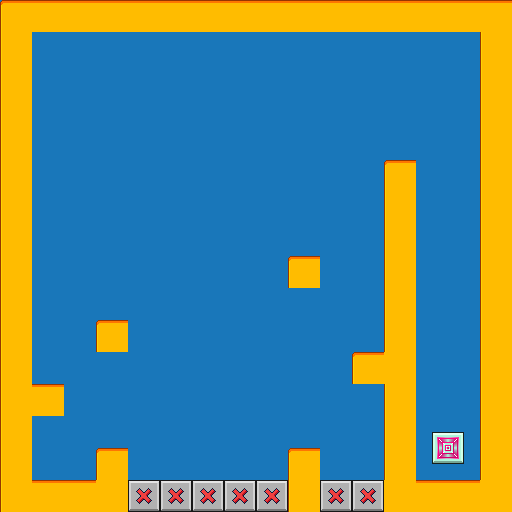

This game map was drawn from its Tiled (.tmx) file and the tilesets committed beside it. A one-line description and the full map source follow:
An orthogonal 16x16 tile map with 32x32 px tiles, 2 tile layers (background, foreground), 4 tilesets and 16 objects.

<map version="1.10" tiledversion="1.10.2" orientation="orthogonal" renderorder="right-down" width="16" height="16" tilewidth="32" tileheight="32" infinite="0" nextlayerid="7" nextobjectid="25">
 <editorsettings>
  <export target="../map_4.lua" format="lua" />
 </editorsettings>
 <tileset firstgid="1" name="dark-bluegrey" tilewidth="32" tileheight="32" tilecount="36" columns="6">
  <image source="../../sprites/dark-bluegrey.png" width="192" height="192" />
 </tileset>
 <tileset firstgid="37" name="light-gold" tilewidth="32" tileheight="32" tilecount="36" columns="6">
  <image source="../../sprites/light-gold.png" width="192" height="192" />
 </tileset>
 <tileset firstgid="73" name="exit_block" tilewidth="32" tileheight="32" tilecount="9" columns="3">
  <image source="../../sprites/exit_block.png" width="96" height="96" />
 </tileset>
 <tileset firstgid="82" name="death_block" tilewidth="32" tileheight="32" tilecount="9" columns="3">
  <image source="../../sprites/death_block.png" width="96" height="96" />
 </tileset>
 <layer id="1" name="background" width="16" height="16">
  <data encoding="csv">
22,22,22,22,22,22,22,22,22,22,22,22,22,22,22,22,
22,22,22,22,22,22,22,22,22,22,22,22,22,22,22,22,
22,22,22,22,22,22,22,22,22,22,22,22,22,22,22,22,
22,22,22,22,22,22,22,22,22,22,22,22,22,22,22,22,
22,22,22,22,22,22,22,22,22,22,22,22,22,22,22,22,
22,22,22,22,22,22,22,22,22,22,22,22,22,22,22,22,
22,22,22,22,22,22,22,22,22,22,22,22,22,22,22,22,
22,22,22,22,22,22,22,22,22,22,22,22,22,22,22,22,
22,22,22,22,22,22,22,22,22,22,22,22,22,22,22,22,
22,22,22,22,22,22,22,22,22,22,22,22,22,22,22,22,
22,22,22,22,22,22,22,22,22,22,22,22,22,22,22,22,
22,22,22,22,22,22,22,22,22,22,22,22,22,22,22,22,
22,22,22,22,22,22,22,22,22,22,22,22,22,22,22,22,
22,22,22,22,22,22,22,22,22,22,22,22,22,22,22,22,
22,22,22,22,22,22,22,22,22,22,22,22,22,22,22,22,
22,22,22,22,22,22,22,22,22,22,22,22,22,22,22,22
</data>
 </layer>
 <layer id="2" name="foreground" width="16" height="16">
  <data encoding="csv">
37,40,40,40,40,40,40,40,40,40,40,40,40,40,40,40,
55,0,0,0,0,0,0,0,0,0,0,0,0,0,0,55,
55,0,0,0,0,0,0,0,0,0,0,0,0,0,0,55,
55,0,0,0,0,0,0,0,0,0,0,0,0,0,0,55,
55,0,0,0,0,0,0,0,0,0,0,0,0,0,0,55,
55,0,0,0,0,0,0,0,0,0,0,0,37,0,0,55,
55,0,0,0,0,0,0,0,0,0,0,0,55,0,0,55,
55,0,0,0,0,0,0,0,0,0,0,0,55,0,0,55,
55,0,0,0,0,0,0,0,0,37,0,0,55,0,0,55,
55,0,0,0,0,0,0,0,0,0,0,0,55,0,0,55,
55,0,0,37,0,0,0,0,0,0,0,0,55,0,0,55,
55,0,0,0,0,0,0,0,0,0,0,37,58,0,0,55,
55,40,0,0,0,0,0,0,0,0,0,0,55,0,0,55,
55,0,0,0,0,0,0,0,0,0,0,0,55,77,78,55,
55,0,0,37,0,0,0,0,0,37,0,0,55,80,81,55,
55,40,40,58,82,82,82,82,82,55,82,82,58,40,40,58
</data>
 </layer>
 <objectgroup id="3" name="exit">
  <object id="1" x="432" y="432" width="32" height="32" />
 </objectgroup>
 <objectgroup id="4" name="player">
  <object id="2" x="40" y="464" width="16" height="16" />
 </objectgroup>
 <objectgroup id="5" name="platforms">
  <object id="3" x="0" y="0" width="512" height="32" />
  <object id="4" x="384" y="480" width="128" height="32" />
  <object id="5" x="480" y="32" width="32" height="448" />
  <object id="6" x="0" y="32" width="32" height="448" />
  <object id="12" x="384" y="160" width="32" height="320" />
  <object id="16" x="96" y="320" width="32" height="32" />
  <object id="17" x="32" y="384" width="32" height="32" />
  <object id="18" x="96" y="448" width="32" height="32" />
  <object id="19" x="0" y="480" width="128" height="32" />
  <object id="22" x="288" y="448" width="32" height="64" />
  <object id="23" x="352" y="352" width="32" height="32" />
  <object id="24" x="288" y="256" width="32" height="32" />
 </objectgroup>
 <objectgroup id="6" name="death_blocks">
  <object id="20" x="128" y="480" width="160" height="32" />
  <object id="21" x="320" y="480" width="64" height="32" />
 </objectgroup>
</map>
